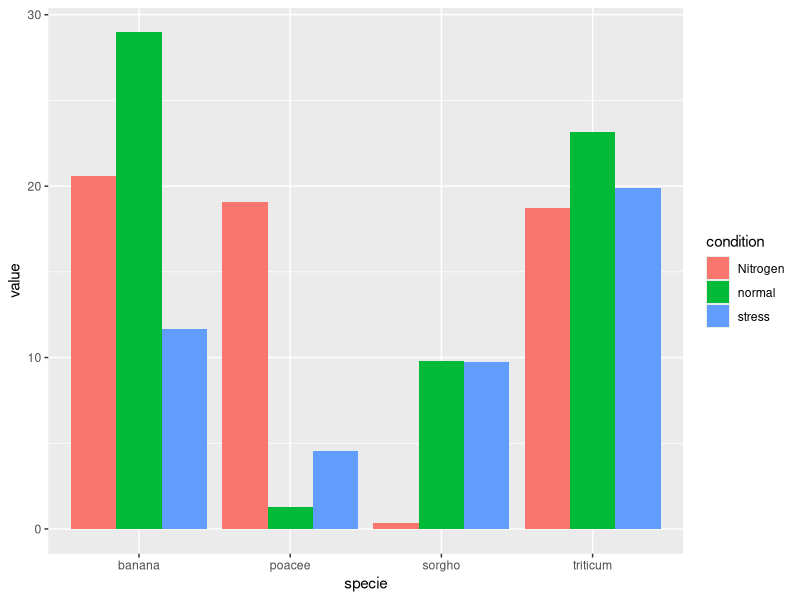

Write R code to recreate this figure.
# library
library(ggplot2)

# create a dataset
specie <- c(rep("sorgho" , 3) , rep("poacee" , 3) , rep("banana" , 3) , rep("triticum" , 3) )
condition <- rep(c("normal" , "stress" , "Nitrogen") , 4)
value <- abs(rnorm(12 , 0 , 15))
data <- data.frame(specie,condition,value)

# Grouped GFP
ggplot(data, aes(fill=condition, y=value, x=specie)) + 
  geom_bar(position="dodge", stat="identity")

